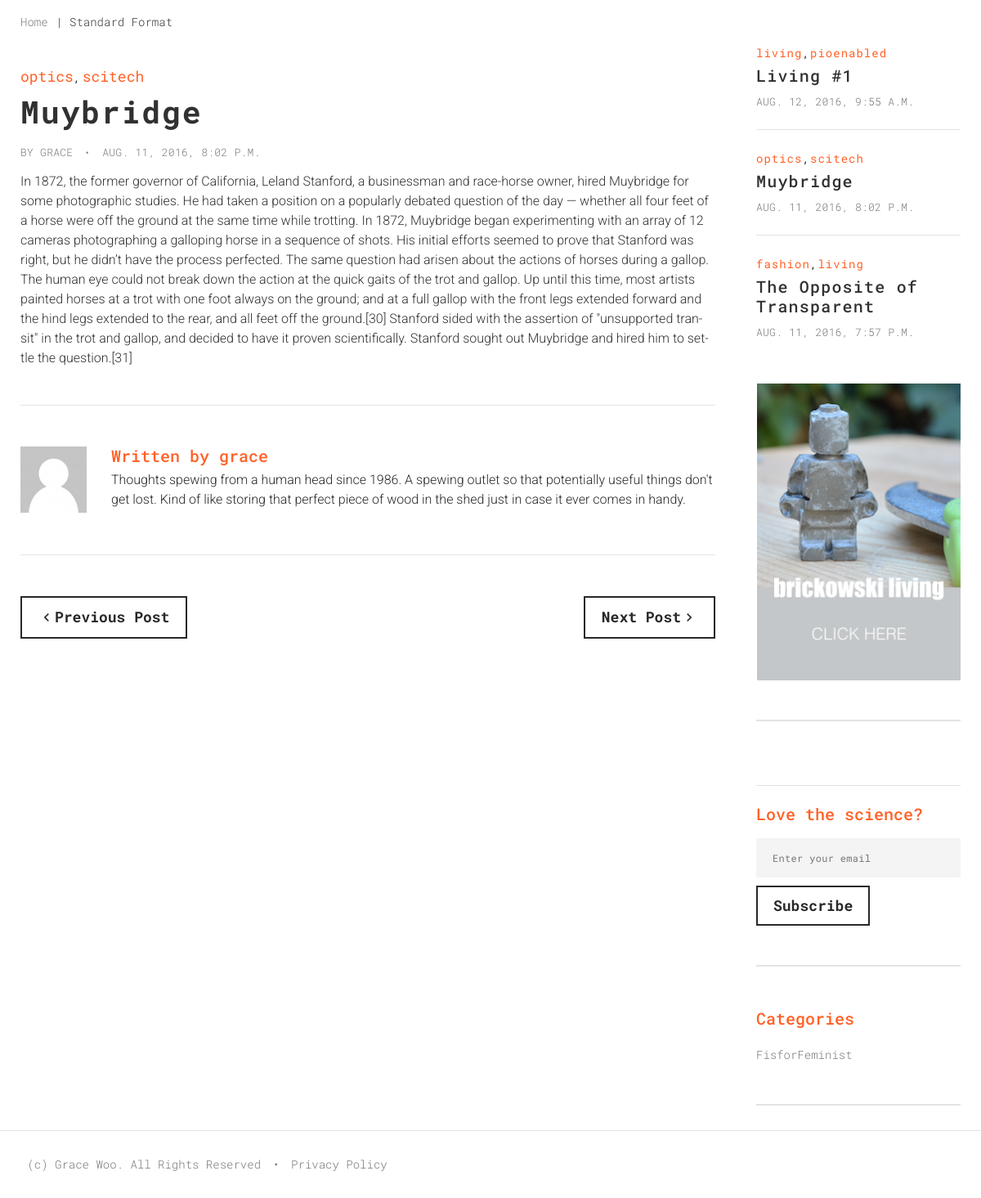
Page /cms/permalink/muybridge/ on the committed database.
### cms/models.py (models this page shows, shortened)
class Tag(models.Model):
  word = models.CharField(max_length=35)
  created = models.DateTimeField(auto_now_add=True)
  category = models.ForeignKey(Category, default=True)
  def __unicode__(self):
    return self.word

class Post(models.Model):
  styleformat = models.ForeignKey(MediaType)
  coverimage = models.ForeignKey(CoverImage)
  title = models.CharField(max_length=255)
  slug = models.SlugField(unique=True, max_length=255)
  description = models.CharField(max_length=255)
  content = models.TextField()
  published = models.BooleanField(default=True)
  created = models.DateTimeField(auto_now_add=False)
  tags = models.ManyToManyField(Tag)
  post_feature = models.CharField(max_length=255, default='#')
  def get_absolute_url(self):
    return reverse('post_permalink', args=(self.slug,))

class Category(models.Model):
  word = models.CharField(max_length=35)
  created = models.DateTimeField(auto_now_add=True)
  def __unicode__(self):
    return self.word

### cms/views.py (the view)
# urls.py: url(r'permalink/(?P<slug>[-\w\d\_]+)/$', views.singlepost, name='post_permalink'),
def singlepost(request, slug=None):
  has_previous = False
  has_next = True
  previous_posturl = False
  next_posturl = False
  number_of_posts = 4
  latest_post_list = Post.objects.order_by('created').reverse()
  if slug:
    current_entry = Post.objects.get(slug = slug)
  else:
    current_entry = latest_post_list[0]
  current_id = current_entry.id
  total_posts = len(latest_post_list)
  postids = total_posts*[None]
  foundindex = 0
  for i in range(total_posts):
    onepost = latest_post_list[i]
    postids[i] = onepost.id
    if latest_post_list[i].id == current_id:
      foundindex = i
  if foundindex > 0: has_previous = True
  else: pass
  if foundindex == (total_posts-1): has_next = False
  else: pass
  if has_previous:
    val = postids[foundindex-1]
    previous_post = Post.objects.get(id=val)
    previous_posturl = previous_post.get_absolute_url()
  else: pass
  if has_next:
    val = postids[foundindex+1]
    next_post = Post.objects.get(id=val)
    next_posturl = next_post.get_absolute_url()
  else: pass
  all_categories = Category.objects.all()
  all_mediaurls = MediaURLS.objects.all()
  latest_post_list = latest_post_list[:(number_of_posts)]
  post_tags_nonames = Tag.objects.filter(post__id=current_entry.id)
  latest_post_list = latest_post_list[1:number_of_posts] #Display most recent 4 latest_posts
  corresponding_tags = (number_of_posts-1)*['']
  for i in range(number_of_posts-1):
    taglist = Tag.objects.filter(post__id=latest_post_list[i].id)
    tagstringlist = len(taglist)*['']
    for j in range(len(taglist)):
      tagstringlist[j] = taglist[j].word
    corresponding_tags[i] = taglist
  zipped_list = zip(latest_post_list, corresponding_tags)
  template_nametype = ''
  if str(current_entry.styleformat) == 'standard':
    template_nametype = 'cms/standard-format.html'
    breadcrumb = 'Standard Format'
    post_feature = '#'
  elif str(current_entry.styleformat) == 'video':
    template_nametype = 'cms/video-format.html'
    post_feature = settings.MEDIA_URL + current_entry.post_feature
    breadcrumb = 'Video Format'
  else:
    pass
  latest_banner_ad = BannerAd.objects.latest('created')
  banner_filename = settings.MEDIA_URL + latest_banner_ad.adimage.name
  banner_dsturl = latest_banner_ad.urldst
  logo_filename = settings.MEDIA_URL + Logo.objects.latest('created').logoimage.name
  context = RequestContext(request, {
    'all_categories': all_categories,
    'all_mediaurls': all_mediaurls,
    'post_title': current_entry.title,
    'post_content': current_entry.content,
    'post_created': current_entry.created,
    'post_tags': post_tags_nonames,
    'post_feature': post_feature,
    'zipped_list': zipped_list,
    'breadcrumb': breadcrumb,
    'banner_filename': banner_filename,
    'banner_dsturl': latest_banner_ad.urldst,
    'logo_filename': logo_filename,
    'previous_posturl': previous_posturl,
    'next_posturl': next_posturl,
  })
  template = loader.get_template(template_nametype)
  return HttpResponse(template.render(context))

### cms/models.py (called while the page is built)
  def __unicode__(self):
    return self.word

### cms/templates/cms/standard-format.html (shortened to what this page needs)
{% extends 'cms/base.html' %}
{% load static %}
    {% block main %}
    <main class="page-content">
        <section>
          <div class="shell">
            <div class="range">
              <div class="cell-xs-12">
                <ul class="breadcrumbs-custom">
                  <li><a href="{% url 'index' %}">Home</a></li>
                  <li>{{ breadcrumb }}</li>
                </ul>
              </div>
            </div>
          </div>
        </section>
        <section class="section-bottom-30">
          <div class="shell">
            <div class="range">
              <div class="cell-md-9">
                <div class="section-top-28">
                  <article class="post post-md post-single">
                    <div class="post-tags">
                      <ul class="list-tags">
                        {% for tag in post_tags %}
                        <li><a href="categories/{{ tag.category }}">{{ tag }}</a></li>
                        {% endfor %}
                      </ul>
                    </div>
                    <div class="post-header">
                      <h1>{{ post_title }}</h1>
                    </div>
                    <div class="post-meta">
                      <ul class="list-inline-dotted">
                        <li><a href="#" class="text-uppercase">BY GRACE</a></li>
                        <li><a href="#">
                          <time datetime="2015-09-25">{{ post_created }}</time></a></li>
                      </ul>
                    </div>
                    <div class="post-body">
                      {{ post_content | safe}}
                    </div>
                  </article>
                  <article class="comment comment-single">
                    <div class="unit unit-sm-horizontal unit-spacing-md">
                      <div class="unit-left">
                        <figure class="comment-image"><img src="{% static 'cms/images/post-user-140x140.jpg' %}" alt="" width="140" height="140"/>
                        </figure>
                      </div>
                      <div class="unit-body">
                        <div class="comment-header">
                          <h4>Written by<a href="#" class="link-text">grace</a></h4>
                        </div>
                        <div class="comment-body">
                          <p>Thoughts spewing from a human head since 1986. A spewing outlet so that potentially useful things don't get lost. Kind of like storing that perfect piece of wood in the shed just in case it ever comes in handy.</p>
                        </div>
                      </div>
                    </div>
                  </article>
                  <div class="nav-custom-variant-1 offset-top-50">
                    {% if previous_posturl %}
                    <div class="item-nav"><a href="{{ previous_posturl }}" class="btn btn-default btn-icon btn-icon-left"><span class="icon icon-sm material-icons-navigate_before"></span>Previous Post</a></div>
                    {% endif %}
                    {% if next_posturl %}
                    <div class="item-nav"><a href="{{ next_posturl }}" class="btn btn-default btn-icon btn-icon-right"><span class="icon icon-sm material-icons-navigate_next"></span>Next Post</a></div>
                    {% endif %}
                  </div>
                </div>
              </div>
              <div class="cell-md-3 offset-top-60 offset-sm-top-70 offset-md-top-0">
                <div class="range">
                  <div class="cell-sm-6 cell-md-12">
                    <ul class="aside-list">
                      <li class="list-item">
                        <ul class="list-bordered-xs">
                          {% for obj, tags in zipped_list %}
                          <li>
                            <article class="post post-text">
                              <div class="post-tags">
                                <ul class="list-tags">
                                  {% for tag in tags %}
                                  <li><a href="{{ tag.category }}">{{ tag.word }}</a></li>
                                  {% endfor %}
                                </ul>
                              </div>
                              <div class="post-body">
                                <h3><a href="{{ obj.get_absolute_url }}">{{ obj.title }}</a></h3>
                              </div>
                              <div class="post-meta"><a href="#" class="link link-gray">
                                  <time datetime="2016-05-08">{{ obj.created }}</time></a></div>
                            </article>
                            </li>
                            {% endfor %}
                          </li>
                        </ul>
                      <li class="list-item"><a href="{{ banner_dsturl }}" class="banner"><img src="{{ banner_filename }}" alt="" width="250" height="364"/></a>
                        <hr class="veil-sm reveal-lg-block">
                      </li>
                  </div>
                  <div class="cell-sm-6 cell-md-12 offset-top-50 offset-sm-top-0 offset-md-top-50">
                    <ul class="aside-list">
                      <li class="list-item offset-top-28">
                        <hr class="hr-thin hr-mischka">
                        <h4>Love the science?</h4>
                        <form data-form-output="form-output-global" data-form-type="subcscribe" method="post" action="bat/rd-mailform.php" class="rd-mailform max-width-2 offset-top-17 text-left">
                          <div class="form-group">
                            <label for="subscribe-email" class="form-label">Enter your email</label>
                            <input id="subscribe-email" type="email" name="email" data-constraints="@Email @Required" class="form-control">
                          </div>
                          <button type="submit" class="btn btn-default">Subscribe</button>
                        </form>
                        <hr>
                      </li>
                      <li class="list-item">
                        <h4>Categories</h4>
                        <ul class="list">
                          {% for obj in all_categories %}
                          <li><a href="categories/{{ obj.word }}">{{ obj.word }}</a></li>
                          {% endfor %}
                        </ul>
                        <hr>
                      </li>
                    </ul>
                  </div>
                </div>
              </div>
            </div>
          </div>
        </section>
        </main>
{% endblock %}

### rows in the picture
Tag: word "optics"
Tag: word "scitech"
Post: title "Muybridge", created "AUG. 11, 2016, 8:02 P.M.", content "In 1872, the former governor of California, Leland Stanford, a businessman and race-horse owner, hired Muybridge for some photographic studies. He had taken a position on a popularly debated question of the day — whether all four feet of a horse were off the ground at the same time while trotting. In 1872, Muybridge began experimenting with an array of 12 cameras photographing a galloping horse in a sequence of shots. His initial efforts seemed to prove that Stanford was right, but he didn’t have the process perfected. The same question had arisen about the actions of horses during a gallop. The human eye could not break down the action at the quick gaits of the trot and gallop. Up until…"
Post: title "Living #1", created "AUG. 12, 2016, 9:55 A.M."
Tag: word "living"
Tag: word "pioenabled"
Post: title "The Opposite of Transparent", created "AUG. 11, 2016, 7:57 P.M."
Tag: word "fashion"
Category: word "FisforFeminist"

### other values in the picture
{{ breadcrumb }} "Standard Format"
